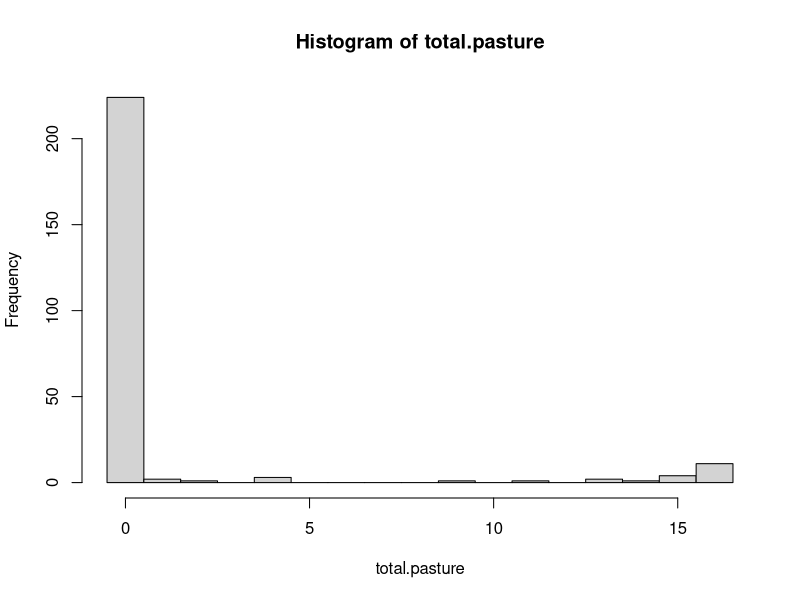
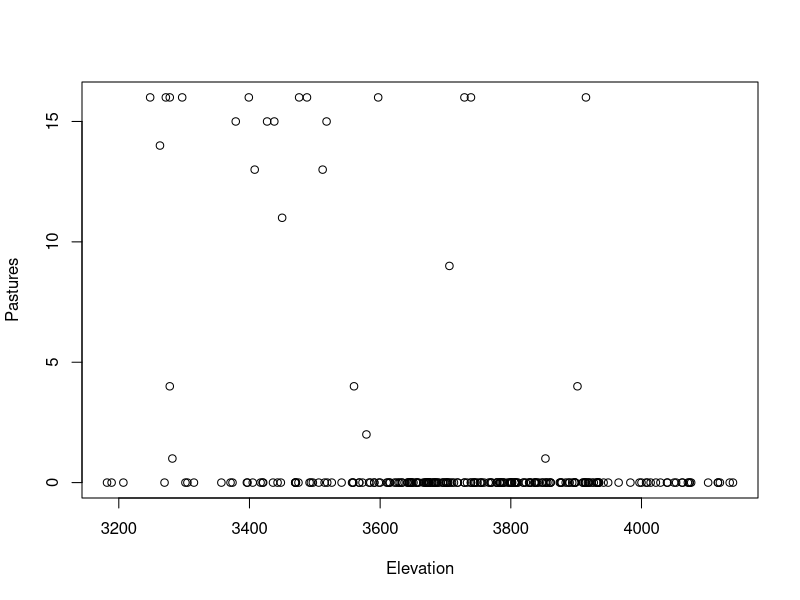
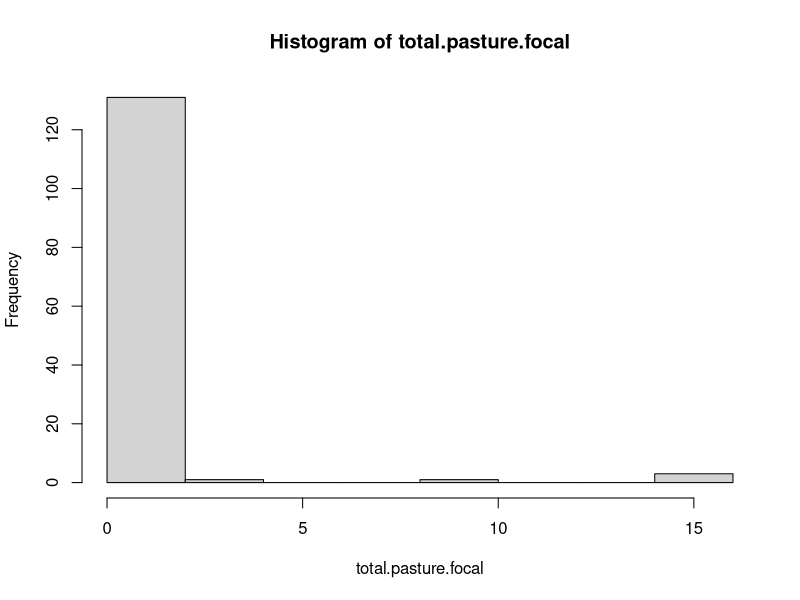
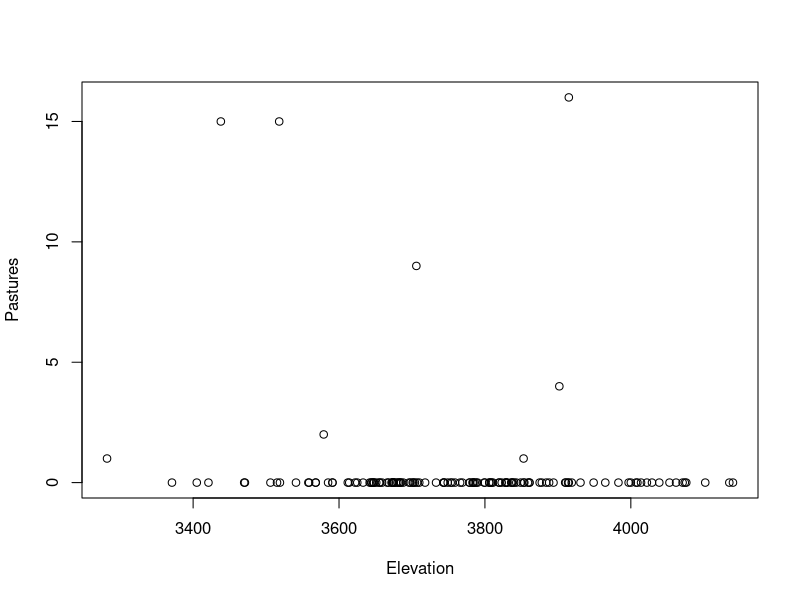
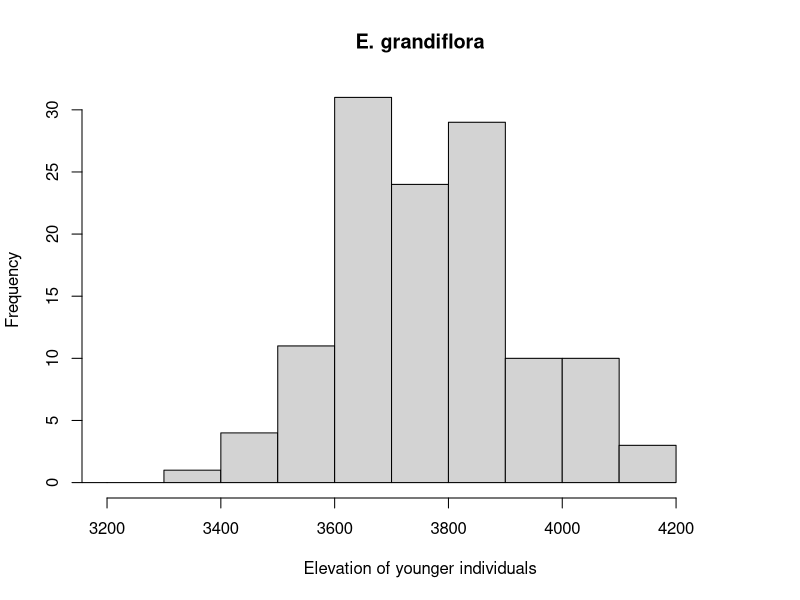
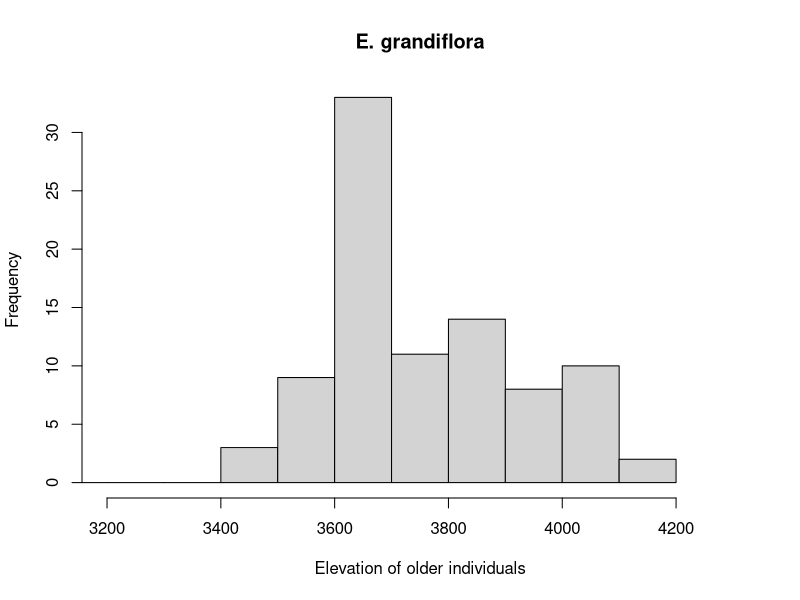
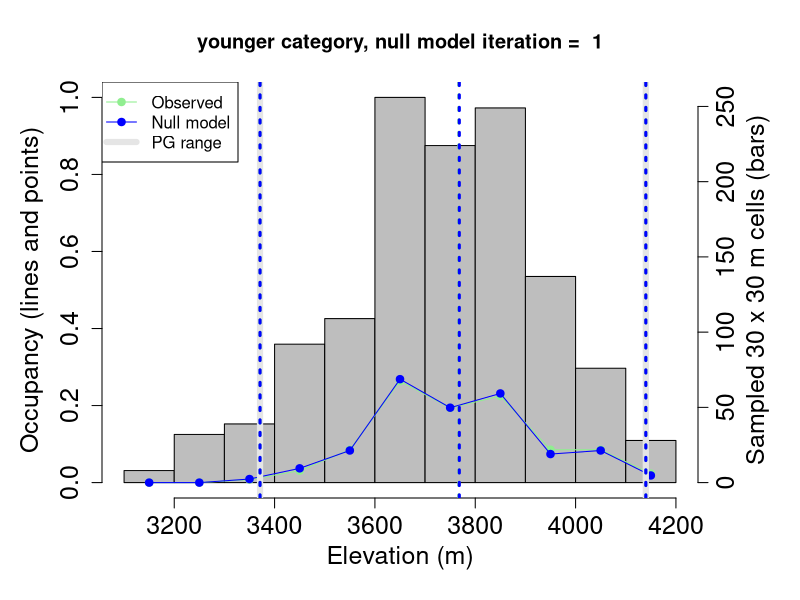
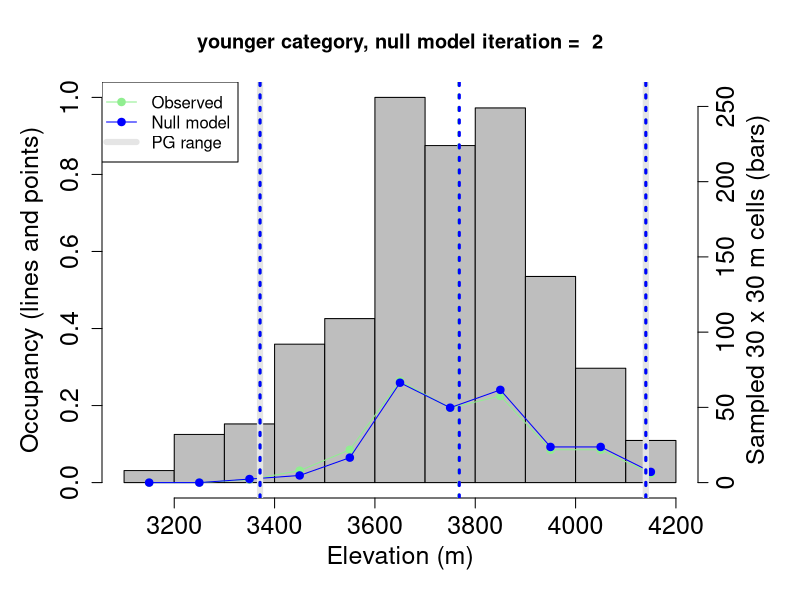

R code for these plots, in order: (Note: a time limit stopped this script after it produced the figures.)
###################################################################################################################
###################################################################################################################
###################################################################################################################
# 
# INTRODUCTION
# This script is part of the supplementary materials for Altitudinal range shifts among high-elevation plant 
# species from the tropical Andes. 
# 
# PURPOSE OF THIS SCRIPT
# Test predictions derived from the hypothesis that Espeletia species from the páramo de Sumapaz are responding
# to global warming by expanding or leaning their geographic ranges, as discussed under different categories of range
# shifts by Lenoir and Svenning (2015. Ecography 38: 15-28). 
# Only undisturbed quadrats are considered.
#
# DATA FILES REQUIRED TO RUN THIS SCRIPT
# i) "Occupancy_2025April15.csv" with data on occupancy.
# ii) "phenodata_species_taxa_determinations_2025March30.csv" with data on taxonomic name and phenotype group for 
#     herbarium specimens.
# iii) "DisturbioEstratos_2019Aug14.csv" with data on disturbed cells (crops and pastures).
#
# TABLE OF CONTENTS
# 1) Read and examine occupancy data.
# 2) Read and select the morphological group data.
# 3) Extract occupancy data for a species or morphological group.
# 4) Read and exclude land use data (pasture and crop).
# 5) Define younger and older cohorts.
# 6) Estimate mean, minimum and maximum elevation across occupied sampling cells, for each plant size category.
# 7) Null model.
# 8) Compare null model values with observed values.
# 9) Store the results for each species in a list when executed with a "for" loop.
#
###################################################################################################################
###################################################################################################################
###################################################################################################################


###################################################################################################################
###################################################################################################################
# 1) Read and examine occupancy data.
###################################################################################################################
###################################################################################################################


#set working directory
#setwd("C:/_transfer/papers/EspeletiaOccupancy/Data") 
setwd("C:/Users/espej/Desktop/TROPIMUNDO/Frailejones_Stats")  
#confirm current working directory
getwd() 

#read and examine occupancy data
occupancy <- read.table("Occupancy_2025April15.csv", header=TRUE, sep=",")
dim(occupancy)
head(occupancy)
summary(occupancy)

#examine survey dates
unique(occupancy$Fecha)
data.frame(occupancy$Fecha, as.Date(occupancy$Fecha, format="%d-%m-%y")) #check conversion to date format

#examine total number of sampled 2 x 2 km quadrats
unique(occupancy$Cuadrante) #unique sampled quadrats
length(unique(occupancy$Cuadrante)) #number of unique sampled quadrats
occupancy[occupancy$Cuadrante==246,] #examine data for a particular quadrat


#examine total number of sampled 30 x 30 m grid cells
unique(occupancy$Celda) #unique sampled grid cells
length(unique(occupancy$Celda)) #number of unique sampled grid cells
occupancy[occupancy$Celda==10438039,] #examine data for a particular grid cell


###################################################################################################################
###################################################################################################################
# 2) Read and select the morphological group data.
###################################################################################################################
###################################################################################################################

#set working directory
#setwd("C:/_transfer/papers/EspeletiaOccupancy/Data") 
setwd("C:/Users/espej/Desktop/TROPIMUNDO/Frailejones_Stats")
#confirm current working directory
getwd() 

#read and examine specimen data
pheno.group <- read.table("phenodata_species_taxa_determinations_2025March30.csv", header=TRUE, sep=",")
dim(pheno.group)
head(pheno.group)
summary(pheno.group)


###################################################################################################################
# 2.1) To execute the code manually. (Run either 2.1 or 2.2)
###################################################################################################################

#select the taxonomic species or phenotypic groups to test focal taxonimic group:
#"E. argentea", "E. cabrerensis", "E. grandiflora", "E. killipii", "E. miradorensis", 
#"E. summapacis", "complejo_sin_bracteas".

focal.sp <- "E. grandiflora"

#examine data for specimens under the selected specimen.
pheno.group[pheno.group$Species.Taxa.Assignment.For.Occupancy.Analysis==focal.sp,]
pheno.group[which(pheno.group$Species.Taxa.Assignment.For.Occupancy.Analysis==focal.sp),]  #avoiding NAs

#examine collection number for specimens under the selected specimen.
pheno.group$Corrected.Collector.Collection.Number[
  pheno.group$Species.Taxa.Assignment.For.Occupancy.Analysis==focal.sp]
pheno.group$Corrected.Collector.Collection.Number[
  which(pheno.group$Species.Taxa.Assignment.For.Occupancy.Analysis==focal.sp)] #avoiding NAs



##################################################################################################################
# 2.2) To execute the code for several species at a time with a "for" loop.(Run either 2.1 or 2.2)
##################################################################################################################

#Beginning of the loop to run the code several species
species.list <- c("E. grandiflora", "E. killipii", "E. summapacis", "complejo_sin_bracteas")
results <- list()
for (focal.sp in species.list) {

#End of the "for" loop in section 9.1

###################################################################################################################
###################################################################################################################
# 3) Extract occupancy data for a species or morphological group.
###################################################################################################################
###################################################################################################################


#set of collection numbers belonging to the selected group
focal.sp.col.num <- pheno.group$Corrected.Collector.Collection.Number[
  which(pheno.group$Species.Taxa.Assignment.For.Occupancy.Analysis == focal.sp)] #avoiding NAs
focal.col <- focal.sp.col.num[grepl("YAM", focal.sp.col.num)]
focal.col.num <- gsub("[^[:digit:]]", "", focal.col)
summary(focal.col.num)
sort(focal.col.num)
length(focal.col.num)


#determine which rows of the occupancy data frame correspond
#to the collection numbers of the focal species or morphological group
sort(occupancy$Numerodecoleccion_Plantula1)
table(occupancy$Numerodecoleccion_Plantula1)                                     
mP1 <- match(focal.col.num, occupancy$Numerodecoleccion_Plantula1)
mP1
length(mP1[!is.na(mP1)])
#
sort(occupancy$Numerodecoleccion_Plantula2)
table(occupancy$Numerodecoleccion_Plantula2)
mP2 <- match(focal.col.num, occupancy$Numerodecoleccion_Plantula2)
mP2
length(mP2[!is.na(mP2)])
#
sort(occupancy$Numerodecoleccion_Plantula3)
table(occupancy$Numerodecoleccion_Plantula3)
mP3 <- match(focal.col.num, occupancy$Numerodecoleccion_Plantula3)
mP3
length(mP3[!is.na(mP3)])
#
sort(occupancy$Numerodecoleccion_Adulto1)
table(occupancy$Numerodecoleccion_Adulto1)
mA1 <- match(focal.col.num, occupancy$Numerodecoleccion_Adulto1)
mA1
length(mA1[!is.na(mA1)])
#
sort(occupancy$Numerodecoleccion_Adulto2)
table(occupancy$Numerodecoleccion_Adulto2)
mA2 <- match(focal.col.num, occupancy$Numerodecoleccion_Adulto2)
mA2
length(mA2[!is.na(mA2)])
#
sort(occupancy$Numerodecoleccion_Adulto3)
table(occupancy$Numerodecoleccion_Adulto3)
mA3 <- match(focal.col.num, occupancy$Numerodecoleccion_Adulto3)
mA3
length(mA3[!is.na(mA3)])
#
mPA <- c(mP1, mP2, mP3, mA1, mA2, mA3)
mPA <- mPA[!is.na(mPA)]
length(unique(mPA))
table(mPA)

#extract occupancy data for focal species
occ.focal <- occupancy[unique(mPA),]
dim(occ.focal)
head(occ.focal)

#remove rows corresponding to re-sampling of cells
class(occ.focal$Repeticion)
unique(occ.focal$Repeticion)
occ.focal <- occ.focal[occ.focal$Repeticion<1,]
dim(occ.focal)
head(occ.focal)

#determine if any survey cell is duplicated
unique(occ.focal$Celda)
length(unique(occ.focal$Celda))
dim(occ.focal)
table(occ.focal$Celda)
table(occ.focal$Celda)[table(occ.focal$Celda)>1]

#code to examine one case at a time
occ.focal[occ.focal$Celda == 10503225,]
occ.focal[occ.focal$Celda == 7907378,]
occ.focal[occ.focal$Celda == 8082619,]

#code that examine all duplicated cells at once
duplicated.cells <- as.numeric(names(table(occ.focal$Celda)[table(occ.focal$Celda)>1]))
index.duplicated.cells <- which(!is.na(match(occ.focal$Celda, duplicated.cells)))
occ.focal.duplicated.cells <- occ.focal[index.duplicated.cells,]
occ.focal.duplicated.cells <- occ.focal.duplicated.cells[order(occ.focal.duplicated.cells$Celda),]
occ.focal.duplicated.cells 

#i <- 6884811
class(occ.focal)
head(occ.focal)

#if there are duplicated cells, merge their occupancy data
for(i in duplicated.cells){
  index.merge.cells <- which(occ.focal$Celda==i)
  merge.occ.focal <- as.numeric(colSums(occ.focal[index.merge.cells,8:21]) > 0)
  occ.focal[index.merge.cells[1],8:21] <- merge.occ.focal
  occ.focal <- occ.focal[-index.merge.cells[2:length(index.merge.cells)],]
}


#check the result, there should be no duplicated cells
unique(occ.focal$Celda)
length(unique(occ.focal$Celda))
dim(occ.focal)
table(occ.focal$Celda)
table(occ.focal$Celda)[table(occ.focal$Celda)>1]


#remove NA´s in the occupancy matrix
summary(!is.na(occ.focal[,8:19]))
occ.focal <- occ.focal[complete.cases(occ.focal[, 8:19]), ]
print(occ.focal)
dim(occ.focal)
summary(occ.focal)



###################################################################################################################
###################################################################################################################
# 4) Read and exclude land use data (pasture and crop).
###################################################################################################################
###################################################################################################################

#set working directory
#setwd("C:/_transfer/papers/EspeletiaOccupancy/Data") 
setwd("C:/Users/espej/Desktop/TROPIMUNDO/Frailejones_Stats") 
#confirm current working directory
getwd() 

#read and examine occupancy data
land.use <- read.table("DisturbioEstratos_2019Aug14.csv", header=TRUE, sep=",")
dim(land.use)
head(land.use)
summary(land.use)

#review pasture data for all the 30x30 m grid cells
pasture <- land.use[land.use$Estrato == "Potrero",]
total.pasture <-rowSums(pasture[,8:23])
dim(pasture)
hist(total.pasture, breaks = seq(-0.5,16.5,1)) 
plot(pasture$Altitud, total.pasture, xlab = "Elevation", ylab = "Pastures")

#review pasture data for all the 30x30 m grid cells for the focal species 
occ.focal.cells <- occ.focal$Celda
pasture.cells <- match(occ.focal.cells, pasture$Celda)
pasture.focal <- pasture[unique(pasture.cells),]
dim(pasture.focal)
total.pasture.focal <-rowSums(pasture.focal[,8:23])
hist(total.pasture.focal)
plot(pasture.focal$Altitud, total.pasture.focal, xlab = "Elevation", ylab = "Pastures")
table(total.pasture.focal)

#exclude pastures and crops from occupancy matrix
pasture.crops <- land.use[land.use[, "Estrato"] %in% c("Potrero", "Cultivo"), ]
dim(pasture.crops)
disturbed.cells <- pasture.crops[rowSums(pasture.crops[, 8:23], na.rm = TRUE) > 0, ]
cells.to.exclude <- unique(disturbed.cells$Celda)
occ.focal <- occ.focal[!(occ.focal$Celda %in% cells.to.exclude), ]
dim(occ.focal)


###################################################################################################################
###################################################################################################################
# 5) Define younger and older cohorts.
###################################################################################################################
###################################################################################################################

#define the younger and older cohorts
categories <- occ.focal[, 8:19]
younger <- names(categories)[1:3]  
print(younger)
older <- names(categories) [6:12]
print(older)


###################################################################################################################
###################################################################################################################
# 6) Estimate mean, minimum and maximum elevation across occupied sampling cells, for each plant size category.
###################################################################################################################
###################################################################################################################

#total elevation range
occ.focal$Altitud
summary(occ.focal$Altitud)

#younger elevation range
younger.altitudes <- occ.focal$Altitud[rowSums(occ.focal[younger])>0]
sum(rowSums(occ.focal[younger])>0)
length(younger.altitudes)
summary(younger.altitudes)
hist(younger.altitudes, xlim = range(3200 , 4300), xlab = "Elevation of younger individuals",
     main = focal.sp, breaks = seq(3100, 4200, 100))
ME.younger <- mean(younger.altitudes)  # mean elevation
ME.younger
LE.younger <- min(younger.altitudes)   # lower elevation limit
LE.younger
UE.younger <- max(younger.altitudes)   # upper elevation limit
UE.younger

#older elevation range
older.altitudes <- occ.focal$Altitud[rowSums(occ.focal[older])>0]
older.altitudes
length(older.altitudes)
summary(older.altitudes)
hist(older.altitudes, xlim = range(3200 , 4300), xlab = "Elevation of older individuals",
     main = focal.sp, breaks = seq(3100, 4200, 100))
ME.older <- mean(older.altitudes)  # mean elevation
ME.older
LE.older <- min(older.altitudes)# lower elevation limit
LE.older
UE.older <- max(older.altitudes)   # upper elevation limit
UE.older

###################################################################################################################
###################################################################################################################
# 7) Null model.
###################################################################################################################
###################################################################################################################

#prepare objects to run the null model
om <- as.matrix(occ.focal[, 8:19])  # occupancy matrix for younger and older categories
head(occ.focal)
n.present <- sum(rowSums(om) > 0)  # number of cells where the species is present
identical(n.present, nrow(om))  # should be TRUE
rows.present <- which(rowSums(om) > 0)  # rows (corresponding to cells) where the species is present
n.cat.present <- colSums(om > 0)  # number of cells where each size category is present

#define number of iterations of the null model
k.max <- 10000

#create vectors to store null EM, LE and UE values for younger and older categories
Null.ME.younger <- rep(NA, times = k.max)
Null.LE.younger <- rep(NA, times = k.max)
Null.UE.younger <- rep(NA, times = k.max)

Null.ME.older <- rep(NA, times = k.max)
Null.LE.older <- rep(NA, times = k.max)
Null.UE.older <- rep(NA, times = k.max)

# define initial value of the iteration variable "k"
k <- 1

#run the null model
while(k <= k.max)
{
  #create null occupancy matrix, initially it will have zero in all entries
  Null.om <- om
  Null.om[,] <- 0
  
  #generate null occupancy data for each age category 
  for(i in 1:ncol(Null.om)) 
  {
    Null.rows.cat.present <- sample(rows.present, n.cat.present[i]) 
    Null.om[Null.rows.cat.present, i] <- 1
  }
  
  #if the null occupancy matrix does not preserve the number of cells where the species is present,
  #go back to the beginning of the iteration
  if(sum(rowSums(Null.om) > 0) != n.present) next
  
  #convert null occupancy matrix to data.frame
  Null.om <- data.frame(Null.om)
  Null.om[1:5,younger]
  class(Null.om)
  
  #calculate null EM, LE and UE values for younger category
  younger_present <- rowSums(Null.om[, younger]) > 0
  Null.ME.younger[k] <- mean(occ.focal$Altitud[younger_present])  # mean elevation
  Null.LE.younger[k] <- min(occ.focal$Altitud[younger_present])   # lower elevation limit
  Null.UE.younger[k] <- max(occ.focal$Altitud[younger_present])   # upper elevation limit
  
  #calculate null EM, LE and UE values for older category
  older_present <- rowSums(Null.om[, older]) > 0
  Null.ME.older[k] <- mean(occ.focal$Altitud[older_present])  # mean elevation
  Null.LE.older[k] <- min(occ.focal$Altitud[older_present])   # lower elevation limit
  Null.UE.older[k] <- max(occ.focal$Altitud[older_present])   # upper elevation limit
  
  #graph to monitor progression of null model iterations
  par(mar = c(5, 5, 4, 5) + 0.1)
  hist(occupancy$Altitud, breaks = seq(3100, 4200, 100), xlim = c(3100, 4200), main = "", col = "gray", xlab = "", ylab = "", xaxt = "n", yaxt = "n")
  axis(4, cex.axis = 1.5, cex.lab = 1.5)
  axis(1, cex.axis = 1.5, cex.lab = 1.5)
  mtext("Sampled 30 x 30 m cells (bars)", side = 4, line = 2.5, cex = 1.5)
  mtext("Elevation (m)", side = 1, line = 2.5, cex = 1.5)
  par(new = T)
  h.younger <- hist(occ.focal$Altitud[younger_present], breaks = seq(3100, 4200, 100), plot = F)
  h.null.younger <- hist(occ.focal$Altitud[Null.om[, 1] > 0], breaks = seq(3100, 4200, 100), plot = F)
  plot(seq(3150, 4150, 100), h.younger$counts/sum(h.younger$counts), type = "o", xlim = c(3100, 4200), ylim = c(0, 1), pch = 19, col = "lightgreen", 
       xlab = "", ylab = "", xaxt = "n", yaxt = "n", bty = "n") 
  points(seq(3150, 4150, 100), h.null.younger$counts/sum(h.null.younger$counts), type = "o", pch = 19, col = "blue")
  title(paste("younger category, null model iteration = ", k))
  axis(2, cex.axis = 1.5, cex.lab = 1.5)
  mtext("Occupancy (lines and points)", side = 2, line = 3, cex = 1.5)
  abline(v = range(occ.focal$Altitud), lwd = 6, col = "gray90")
  abline(v = c(ME.younger, LE.younger, UE.younger), lty = 3, lwd = 3, col = "lightgreen")
  abline(v = c(Null.ME.younger[k], Null.LE.younger[k], Null.UE.younger[k]), lty = 3, lwd = 3, col = "blue")
  legend("topleft", c("Observed", "Null model", "PG range"), lty = 1, lwd = c(1, 1, 6), pch = c(19, 19, NA), col = c("lightgreen", "blue", "gray90"))
  
  #increase by one the value of the iteration variable
  k <- k + 1
}

#examine null model results

#younger
length(Null.ME.younger)
summary(Null.ME.younger)
length(Null.LE.younger)
summary(Null.LE.younger)
length(Null.UE.younger)
summary(Null.UE.younger)

#older
length(Null.ME.older)
summary(Null.ME.older)
length(Null.LE.older)
summary(Null.LE.older)
length(Null.UE.older)
summary(Null.UE.older)


###################################################################################################################
###################################################################################################################
# 8) Compare null model values with observed values.
###################################################################################################################
###################################################################################################################

###################################################################################################################
# 8.1) Within size categories.
###################################################################################################################

#younger
#ME
length(Null.ME.younger)
summary(Null.ME.younger)
hist(Null.ME.younger, breaks=seq(3100, 4200, 10), main = "ME - younger", 
     xlab="Elevation (m)", ylab="Frequency")
abline(v=ME.younger, col="red", lwd=2)
#LE
length(Null.LE.younger)
summary(Null.LE.younger)
hist(Null.LE.younger, breaks = seq(3100, 4200, 10), main = "LE - younger",
     xlab = "Elevation (m)", ylab = "Frequency")
abline(v=LE.younger, col="red", lwd=2)
#UE
length(Null.UE.younger)
summary(Null.UE.younger)
hist(Null.UE.younger, breaks = seq(3100, 4200, 10), main = "UE - younger",
     xlab = "Elevation (m)", ylab = "Frequency")
abline(v=UE.younger, col="red", lwd=2)

#older
#ME
length(Null.ME.older)
summary(Null.ME.older)
hist(Null.ME.older, breaks=seq(3100, 4200, 10), main = "ME - older", 
     xlab="Elevation (m)", ylab="Frequency")
abline(v=ME.older, col="red", lwd=2)
#LE
length(Null.LE.older)
summary(Null.LE.older)
hist(Null.LE.older, breaks = seq(3100, 4200, 10), main = "LE - older",
     xlab = "Elevation (m)", ylab = "Frequency")
abline(v=LE.older, col="red", lwd=2)
#UE
length(Null.UE.older)
summary(Null.UE.older)
hist(Null.UE.older, breaks = seq(3100, 4200, 10), main = "UE - older",
     xlab = "Elevation (m)", ylab = "Frequency")
abline(v=UE.older, col="red", lwd=2)


###################################################################################################################
# 8.2) Between age categories. 
###################################################################################################################

#test the three predictions: younger vs older distributions
#ME
range.ME.younger.older <- range(c(Null.ME.younger - Null.ME.older, ME.younger - ME.older)) #examine range to determine histogram range
hist(Null.ME.younger - Null.ME.older, 
     breaks=seq((floor(range.ME.younger.older[1]/10)*10), 
                (ceiling(range.ME.younger.older[2]/10)*10), 2), 
     main= c(focal.sp, "Mean Elevation: younger vs older")) #distribution of null model values
abline(v=ME.younger - ME.older, col="red") #observed value
p.value.ME.upper <- sum((Null.ME.younger - Null.ME.older) >= (ME.younger - ME.older))/k.max #upper tail p-value
p.value.ME.lower <- sum((Null.ME.younger - Null.ME.older) <= (ME.younger - ME.older))/k.max #lower tail p-value
print(paste("ME p-values: Upper =", p.value.ME.upper))

#LE
range.LE.younger.older <- range(c(Null.LE.younger - Null.LE.older, LE.younger - LE.older)) #examine range to determine histogram range
hist(Null.LE.younger - Null.LE.older, 
     breaks=seq((floor(range.LE.younger.older[1]/10)*10), 
                (ceiling(range.LE.younger.older[2]/10)*10), 5), 
     main= c(focal.sp, "Lower Elevation Limit: younger vs older")) #distribution of null model values
abline(v=LE.younger - LE.older, col="red") #observed value
p.value.LE.upper <- sum((Null.LE.younger - Null.LE.older) >= (LE.younger - LE.older))/k.max #upper tail p-value
p.value.LE.lower <- sum((Null.LE.younger - Null.LE.older) <= (LE.younger - LE.older))/k.max #lower tail p-value
print(paste("LE p-values: Upper =", p.value.LE.upper))

#UE
range.UE.younger.older <- range(c(Null.UE.younger - Null.UE.older, UE.younger - UE.older)) #examine range to determine histogram range
hist(Null.UE.younger - Null.UE.older, 
     breaks=seq((floor(range.UE.younger.older[1]/10)*10), 
                (ceiling(range.UE.younger.older[2]/10)*10), 5), 
     main= c(focal.sp, "Upper Elevation Limit: younger vs older")) #distribution of null model values
abline(v=UE.younger - UE.older, col="red") #observed value
p.value.UE.upper <- sum((Null.UE.younger - Null.UE.older) >= (UE.younger - UE.older))/k.max #upper tail p-value
p.value.UE.lower <- sum((Null.UE.younger - Null.UE.older) <= (UE.younger - UE.older))/k.max #lower tail p-value
print(paste("UE p-values: Upper =", p.value.UE.upper))



###################################################################################################################
###################################################################################################################
# 9) Store the results for each species in a list when executed with a "for" loop for several species
###################################################################################################################
###################################################################################################################

###################################################################################################################
# 9.1) store the results for each species in a list
###################################################################################################################

#store the results for each species in a list
results[[focal.sp]] <- list(
  obs.diff = list(
    ME = ME.younger - ME.older,
    LE = LE.younger - LE.older,
    UE = UE.younger - UE.older
  ),
  null.diff = list(
    ME = Null.ME.younger - Null.ME.older,
    LE = Null.LE.younger - Null.LE.older,
    UE = Null.UE.younger - Null.UE.older
  ),
  p.values.upper = list(
    ME = p.value.ME.upper,
    LE = p.value.LE.upper,
    UE = p.value.UE.upper
  ),
  p.values.lower = list(
    ME = p.value.ME.lower,
    LE = p.value.LE.lower,
    UE = p.value.UE.lower
  ),
  ci.one.tail = list(
    ME = quantile(Null.ME.younger - Null.ME.older, probs = c(0, 0.95)),
    LE = quantile(Null.LE.younger - Null.LE.older, probs = c(0, 0.95)),
    UE = quantile(Null.UE.younger - Null.UE.older, probs = c(0, 0.95))
  ),
  ci.two.tails= list(
    ME = quantile(Null.ME.younger - Null.ME.older, probs = c(0.025, 0.975)),
    LE = quantile(Null.LE.younger - Null.LE.older, probs = c(0.025, 0.975)),
    UE = quantile(Null.UE.younger - Null.UE.older, probs = c(0.025, 0.975))
  )
)
}

results
#End of the "for" loop

###################################################################################################################
# 9.2) Store the summary of the results for each species in a data frame
###################################################################################################################

#Espeletia "grandiflora" complex
grandiflora.list <- results[["E. grandiflora"]]
grandiflora.results <- data.frame(
  Predictions = c("LE", "ME", "UE"),
  Observed.value = c(grandiflora.list$obs.diff$LE, grandiflora.list$obs.diff$ME, grandiflora.list$obs.diff$UE),
  Lower.CI= c(grandiflora.list$ci.one.tail$LE[1], grandiflora.list$ci.one.tail$ME[1], grandiflora.list$ci.one.tail$UE[1]),
  Upper.CI= c(grandiflora.list$ci.one.tail$LE[2], grandiflora.list$ci.one.tail$ME[2], grandiflora.list$ci.one.tail$UE[2]),
  Lower.CI.two.tails= c(grandiflora.list$ci.two.tails$LE[1], grandiflora.list$ci.two.tails$ME[1], grandiflora.list$ci.two.tails$UE[1]),
  Upper.CI.two.tails= c(grandiflora.list$ci.two.tails$LE[2], grandiflora.list$ci.two.tails$ME[2], grandiflora.list$ci.two.tails$UE[2]),
  P.value.upper= c(grandiflora.list$p.values.upper$LE, grandiflora.list$p.values.upper$ME, grandiflora.list$p.values.upper$UE),
  P.value.lower= c(grandiflora.list$p.values.lower$LE, grandiflora.list$p.values.lower$ME, grandiflora.list$p.values.lower$UE)
)
write.csv(grandiflora.results, file = "grandiflora.results.csv")

#Espeletia killipii
killipii.list <- results[["E. killipii"]]
killipii.results <- data.frame(
  Predictions = c("LE", "ME", "UE"),
  Observed.value = c(killipii.list$obs.diff$LE, killipii.list$obs.diff$ME, killipii.list$obs.diff$UE),
  Lower.CI= c(killipii.list$ci.one.tail$LE[1], killipii.list$ci.one.tail$ME[1], killipii.list$ci.one.tail$UE[1]),
  Upper.CI= c(killipii.list$ci.one.tail$LE[2], killipii.list$ci.one.tail$ME[2], killipii.list$ci.one.tail$UE[2]),
  Lower.CI.two.tails= c(killipii.list$ci.two.tails$LE[1], killipii.list$ci.two.tails$ME[1], killipii.list$ci.two.tails$UE[1]),
  Upper.CI.two.tails= c(killipii.list$ci.two.tails$LE[2], killipii.list$ci.two.tails$ME[2], killipii.list$ci.two.tails$UE[2]),
  P.value.upper= c(killipii.list$p.values.upper$LE, killipii.list$p.values.upper$ME, killipii.list$p.values.upper$UE),
  P.value.lower= c(killipii.list$p.values.lower$LE, killipii.list$p.values.lower$ME, killipii.list$p.values.lower$UE)
)
write.csv(killipii.results, file = "killipii.results.csv")

#Espeletia summapacis
summapacis.list <- results[["E. summapacis"]]
summapacis.results <- data.frame(
  Predictions = c("LE", "ME", "UE"),
  Observed.value = c(summapacis.list$obs.diff$LE, summapacis.list$obs.diff$ME, summapacis.list$obs.diff$UE),
  Lower.CI= c(summapacis.list$ci.one.tail$LE[1], summapacis.list$ci.one.tail$ME[1], summapacis.list$ci.one.tail$UE[1]),
  Upper.CI= c(summapacis.list$ci.one.tail$LE[2], summapacis.list$ci.one.tail$ME[2], summapacis.list$ci.one.tail$UE[2]),
  Lower.CI.two.tails= c(summapacis.list$ci.two.tails$LE[1], summapacis.list$ci.two.tails$ME[1], summapacis.list$ci.two.tails$UE[1]),
  Upper.CI.two.tails= c(summapacis.list$ci.two.tails$LE[2], summapacis.list$ci.two.tails$ME[2], summapacis.list$ci.two.tails$UE[2]),
  P.value.upper= c(summapacis.list$p.values.upper$LE, summapacis.list$p.values.upper$ME, summapacis.list$p.values.upper$UE),
  P.value.lower= c(summapacis.list$p.values.lower$LE, summapacis.list$p.values.lower$ME, summapacis.list$p.values.lower$UE)
)
write.csv(summapacis.results, file = "summapacis.results.csv")

#Espeletia "bractless" complex
bractless.list <- results[["complejo_sin_bracteas"]]
bractless.results <- data.frame(
  Predictions = c("LE", "ME", "UE"),
  Observed.value = c(bractless.list$obs.diff$LE, bractless.list$obs.diff$ME, bractless.list$obs.diff$UE),
  Lower.CI= c(bractless.list$ci.one.tail$LE[1], bractless.list$ci.one.tail$ME[1], bractless.list$ci.one.tail$UE[1]),
  Upper.CI= c(bractless.list$ci.one.tail$LE[2], bractless.list$ci.one.tail$ME[2], bractless.list$ci.one.tail$UE[2]),
  Lower.CI.two.tails= c(bractless.list$ci.two.tails$LE[1], bractless.list$ci.two.tails$ME[1], bractless.list$ci.two.tails$UE[1]),
  Upper.CI.two.tails= c(bractless.list$ci.two.tails$LE[2], bractless.list$ci.two.tails$ME[2], bractless.list$ci.two.tails$UE[2]),
  P.value.upper= c(bractless.list$p.values.upper$LE, bractless.list$p.values.upper$ME, bractless.list$p.values.upper$UE),
  P.value.lower= c(summapacis.list$p.values.lower$LE, summapacis.list$p.values.lower$ME, summapacis.list$p.values.lower$UE)
)
write.csv(bractless.results, file = "bractless.results.csv")
